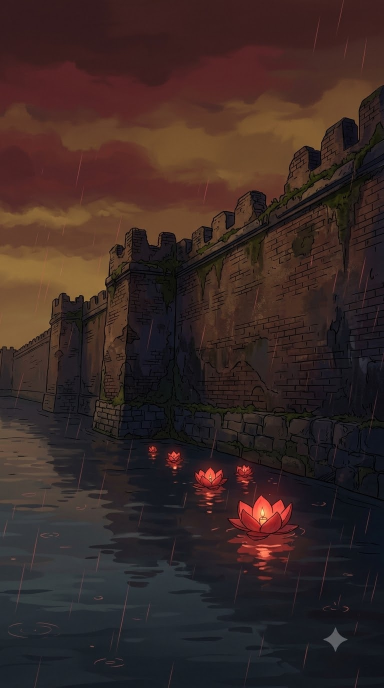
#> input picture history/projects/1858-tieng-sung-dau-tien/images/s001.jpg, 768 x 1376 px (shown at 1/2 size)
$ python -i layers.py   (imports and definitions only)
#> lines starting #> are read from the running program, lines starting #| are printed output that depends on the picture; after the words box and inside, x2 and y2 are one past the last pixel; in counts of white or black regions, pixels touching at a corner belong together
#> further down, picture is the input picture: shape (1376, 768, 3); mean B, G, R 37.4, 40.3, 57.2
"""Layered "cut-out" animation for one shot -> short MP4 (no AI video).

A shot is a stack of layers, back to front. Each layer moves on keyframes, so
the motion is smooth and exact (nothing is "guessed" like AI video):

  image   a picture (background, character, prop). "cut" removes its plain
          background: "border" (flood-fill the flat colour touching the edges,
          e.g. Flow character sheets on beige) or "green" (chroma key).
          keys:  [{t, x, y, s, a, r}]  position (0..1 of frame), scale, alpha, rotation (deg)
          breathe: 0.006      tiny vertical scale pulse (a standing person breathing)
          sway: {deg, speed, pivot:[px,py]}   rotation wobble (flags, paper, a body leaning)
          flutter: {deg, speed}               fast irregular spin (paper in wind)
          parallax: 1.0       how strongly the camera move affects this layer (near > 1)
  path    a line drawn progressively (a route on a map): points (0..1), draw [t0, t1],
          color [b,g,r], width, dash, head (true = dot, "arrow" = arrowhead), glow,
          icon ("ship" | "banner" | {kind, size, color, lift} | {path, cut, size}) riding the tip,
          target (true | {radius, color, period}) = pulsing ring at the end once the line arrives.
          Several path layers = several routes (brick red [45,45,185] = invaders, indigo [130,60,40] = Vietnamese).
  camera  {"push": 0.04, "pan": [dx, dy]} over the whole shot, with per-layer parallax

Usage:
  python -I layers.py --spec spec.json --base <dir for relative paths> --out s012.mp4 \
      --dur 3.4 --fps 30 --size 1080x1920 --ffmpeg ffmpeg
"""
import argparse, json, math, os, subprocess, sys

import cv2
import numpy as np


def smooth(x):
    x = min(1.0, max(0.0, x))
    return x * x * (3 - 2 * x)


# [24 lines left out: function interp_keys, not called in this run]


# ---------------------------------------------------------------- cutouts

def cut_border(img, tol=26, feather=1.2):
    """Remove the flat background colour connected to the image border."""
#> called with tol = 26, feather = 1.2
    h, w = img.shape[:2]
#> h = 1376; w = 768
    lab = cv2.cvtColor(img, cv2.COLOR_BGR2LAB).astype(np.float32)
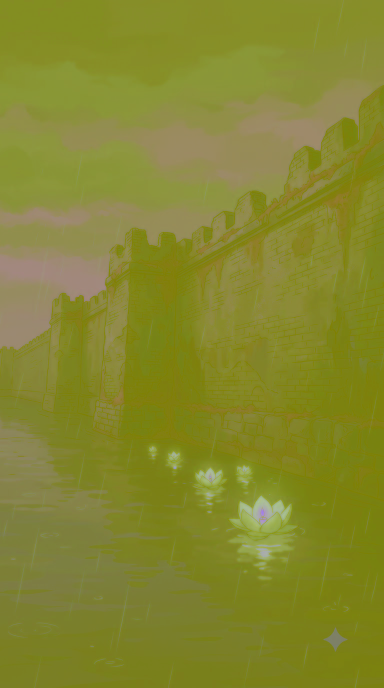
#> lab: shape (1376, 768, 3) float32 (shown at 1/2 size); mean B, G, R 46.4, 135.4, 133.2
    edge = np.concatenate([lab[0], lab[-1], lab[:, 0], lab[:, -1]])
    bg = np.median(edge, axis=0)
#> bg = [36, 132, 126]
    dist = np.linalg.norm(lab - bg, axis=2)
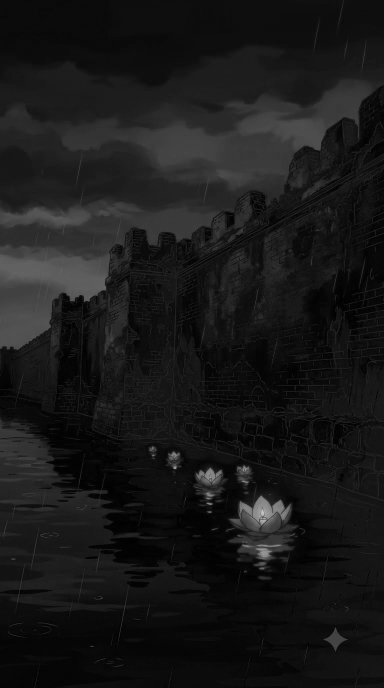
#> dist: shape (1376, 768) float32 (shown at 1/2 size); min 0, max 204.3, mean 24.8
    cand = (dist < tol).astype(np.uint8)
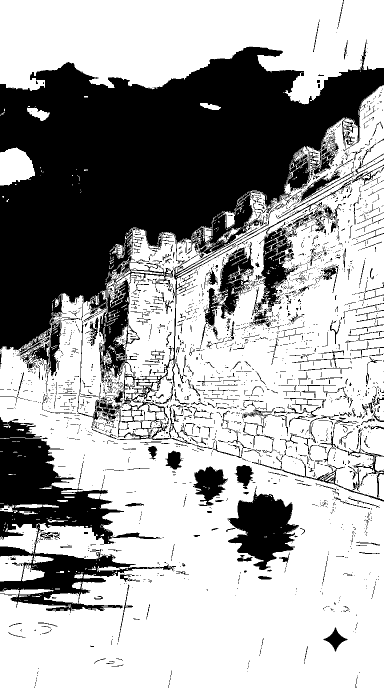
#> cand: shape (1376, 768) (shown at 1/2 size); values 0 (black) and 1 (white), 65.1% white; 3139 black regions (2746 under 20 px), largest, box (x1, y1, x2, y2) and area: (0, 79, 768, 811) 252871, (0, 834, 352, 1226) 43441, (455, 972, 598, 1140) 12588
    # keep only background-coloured pixels connected to the border
    mask = np.zeros((h + 2, w + 2), np.uint8)
    fill = cand.copy()
    for (x, y) in [(0, 0), (w - 1, 0), (0, h - 1), (w - 1, h - 1)] + [(x, 0) for x in range(0, w, 16)] + \
            [(x, h - 1) for x in range(0, w, 16)] + [(0, y) for y in range(0, h, 16)] + [(w - 1, y) for y in range(0, h, 16)]:
        if fill[y, x] == 1:
            cv2.floodFill(fill, mask, (x, y), 2)
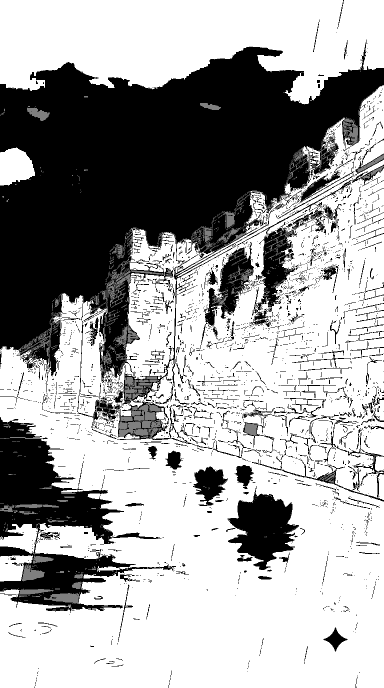
#> fill: shape (1376, 768) (shown at 1/2 size); min 0, max 2, mean 1.28; drawn with min black and max white
    bgmask = (fill == 2).astype(np.uint8)
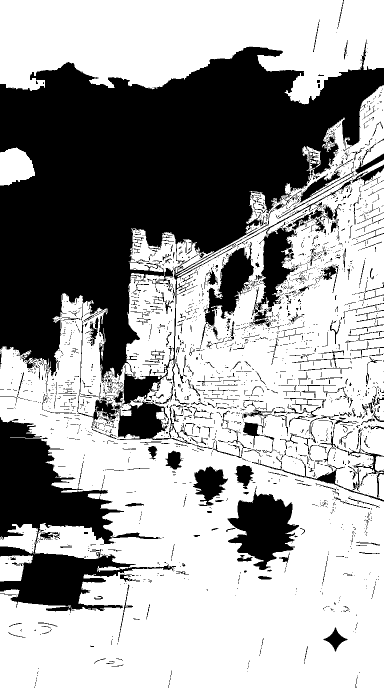
#> bgmask: shape (1376, 768) (shown at 1/2 size); values 0 (black) and 1 (white), 62.7% white; 2998 black regions (2612 under 20 px), largest, box (x1, y1, x2, y2) and area: (0, 79, 768, 811) 266276, (0, 834, 352, 1226) 48607, (455, 972, 598, 1140) 12662
    # drop specks inside the figure, then soften the edge a little
    bgmask = cv2.morphologyEx(bgmask, cv2.MORPH_OPEN, np.ones((3, 3), np.uint8))
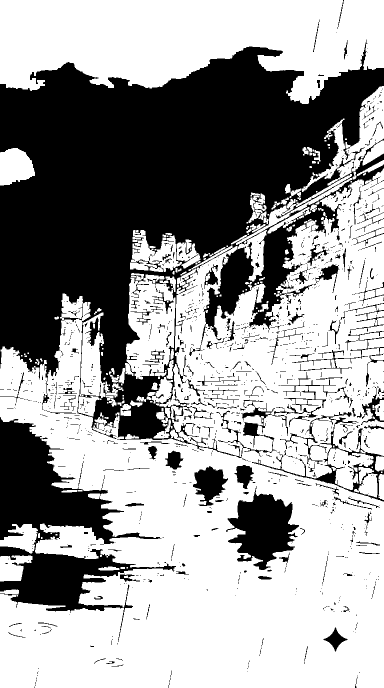
#> bgmask: shape (1376, 768) (shown at 1/2 size); values 0 (black) and 1 (white), 61.2% white; 1193 black regions (979 under 20 px), largest, box (x1, y1, x2, y2) and area: (0, 79, 768, 916) 313035, (0, 834, 352, 1284) 50344, (452, 972, 598, 1140) 13046
    alpha = 1.0 - bgmask.astype(np.float32)
    alpha = cv2.erode(alpha, np.ones((3, 3), np.uint8))   # drop the light fringe, keep the ink outline
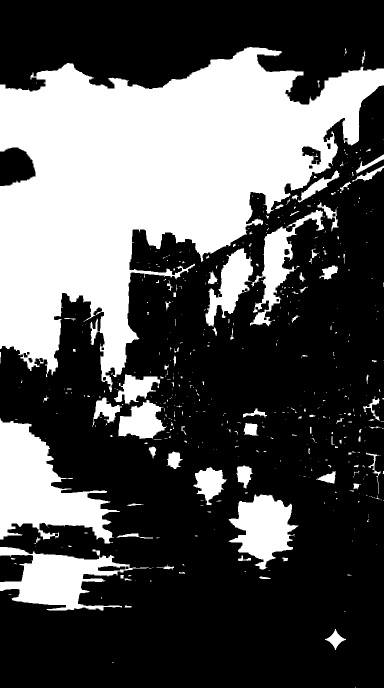
#> alpha: shape (1376, 768) float32 (shown at 1/2 size); values 0 (black) and 1 (white), 33.7% white; 503 white regions (410 under 20 px), largest, box (x1, y1, x2, y2) and area: (0, 94, 768, 784) 259562, (0, 836, 240, 1087) 28780, (0, 1094, 303, 1221) 16496
    if feather:
        alpha = cv2.GaussianBlur(alpha, (0, 0), feather)
    return alpha


# [67 lines left out: functions cut_green, load_layer_image, split_parts, affine, not called in this run]


def compose(M2, M1):
    a = np.vstack([M2, [0, 0, 1]]) @ np.vstack([M1, [0, 0, 1]])
    return a[:2]


# [275 lines left out: functions blend, catmull_rom, path_canvas, vector_icon, path_extras, main, not called in this run]


# [2 lines not run here, left out]

>>> import cv2
>>> picture = cv2.imread('../projects/1858-tieng-sung-dau-tien/images/s001.jpg')
>>> result = cut_border(picture)

$ run again, on history/projects/1858-tieng-sung-dau-tien/images/s010.jpg
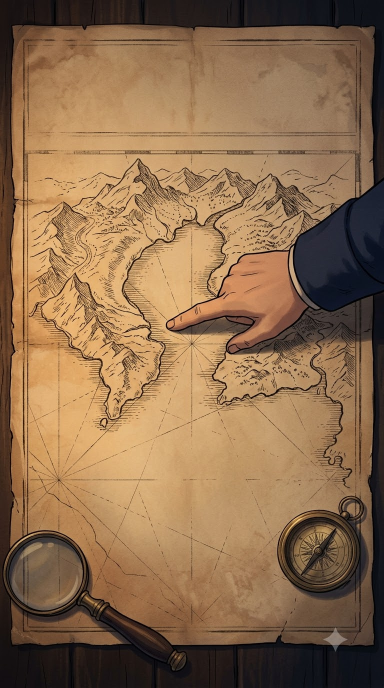
#> input picture history/projects/1858-tieng-sung-dau-tien/images/s010.jpg, 768 x 1376 px (shown at 1/2 size)
#> picture is the input picture: shape (1376, 768, 3); mean B, G, R 77.1, 108.4, 140.3
#> bg = [21, 131, 129]
#> cand: shape (1376, 768); values 0 (black) and 1 (white), 19.1% white; 2096 white regions (1979 under 20 px), largest, box (x1, y1, x2, y2) and area: (0, 0, 768, 1376) 178977, (555, 991, 732, 1212) 3842, (569, 1034, 706, 1170) 3375
#> after the loop in cut_border, `for (x, y) in [(0, 0), (w - 1, 0), (0, h - 1), (w - 1, h - 1)] + [(x, ..`:
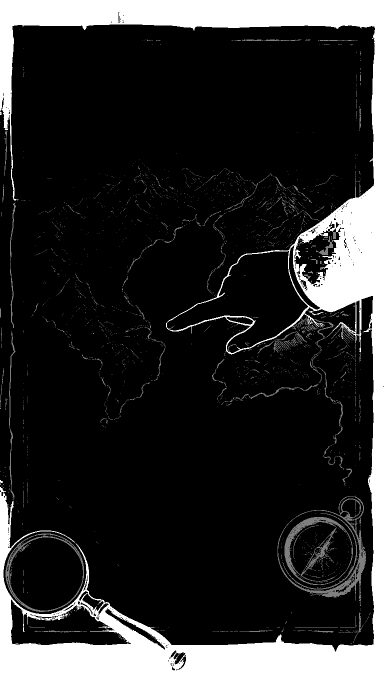
#> fill: shape (1376, 768) (shown at 1/2 size); min 0, max 2, mean 0.359; drawn with min black and max white
#> in cut_border, `alpha = cv2.erode(alpha, np.ones((3, 3), np.uint8))`:
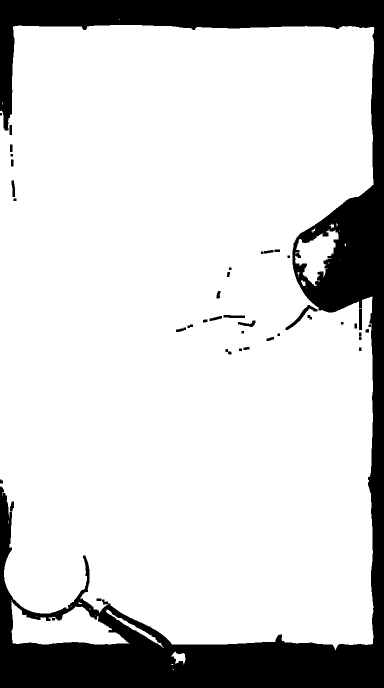
#> alpha: shape (1376, 768) float32 (shown at 1/2 size); values 0 (black) and 1 (white), 82.7% white; 41 black regions, largest, box (x1, y1, x2, y2) and area: (0, 0, 768, 1376) 179851, (571, 610, 635, 660) 541, (718, 618, 724, 660) 252

$ run again, on history/projects/1858-tieng-sung-dau-tien/images/s011.jpg
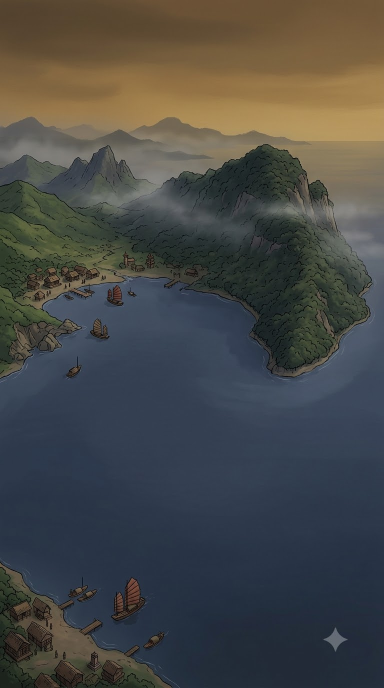
#> input picture history/projects/1858-tieng-sung-dau-tien/images/s011.jpg, 768 x 1376 px (shown at 1/2 size)
#> picture is the input picture: shape (1376, 768, 3); mean B, G, R 71, 72.7, 71.7
#> bg = [76, 129, 132]
#> in cut_border, `cand = (dist < tol).astype(np.uint8)`:
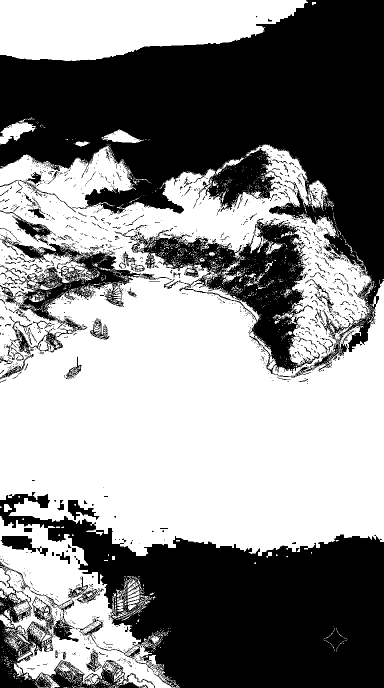
#> cand: shape (1376, 768) (shown at 1/2 size); values 0 (black) and 1 (white), 54.3% white; 1775 black regions (1626 under 20 px), largest, box (x1, y1, x2, y2) and area: (0, 0, 768, 755) 275669, (0, 984, 768, 1376) 156219, (0, 483, 344, 710) 15734
#> in cut_border, `alpha = cv2.erode(alpha, np.ones((3, 3), np.uint8))`:
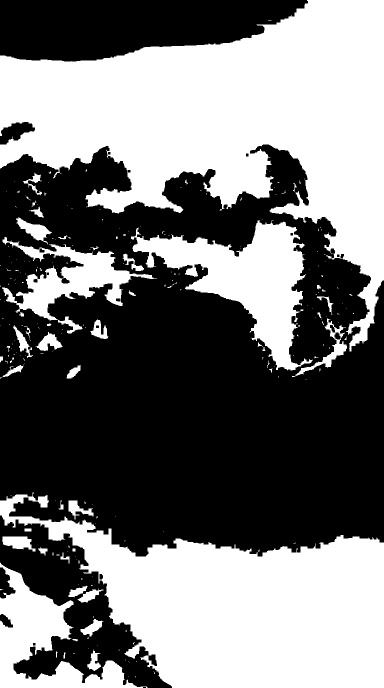
#> alpha: shape (1376, 768) float32 (shown at 1/2 size); values 0 (black) and 1 (white), 47% white; 248 white regions (200 under 20 px), largest, box (x1, y1, x2, y2) and area: (0, 0, 768, 703) 241256, (0, 985, 768, 1376) 157298, (262, 440, 626, 741) 40993

$ run again, on history/projects/1858-tieng-sung-dau-tien/images/s012.jpg
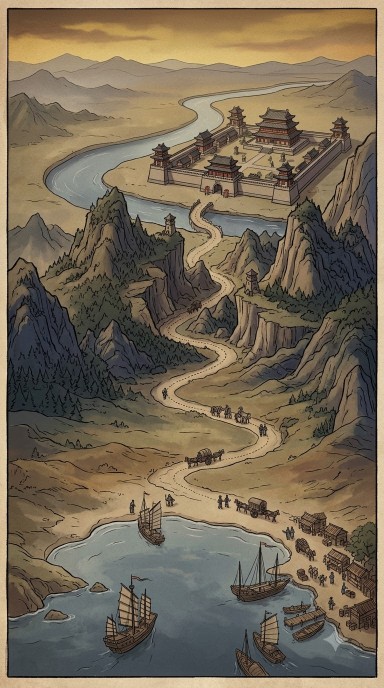
#> input picture history/projects/1858-tieng-sung-dau-tien/images/s012.jpg, 768 x 1376 px (shown at 1/2 size)
#> picture is the input picture: shape (1376, 768, 3); mean B, G, R 86.4, 105.8, 118.2
#> bg = [201, 131, 149]
#> cand: shape (1376, 768); values 0 (black) and 1 (white), 9.5% white; 1595 white regions (1539 under 20 px), largest, box (x1, y1, x2, y2) and area: (0, 0, 768, 1376) 62174, (23, 83, 610, 135) 13759, (290, 926, 544, 1061) 8113
#> in cut_border, `alpha = cv2.erode(alpha, np.ones((3, 3), np.uint8))`:
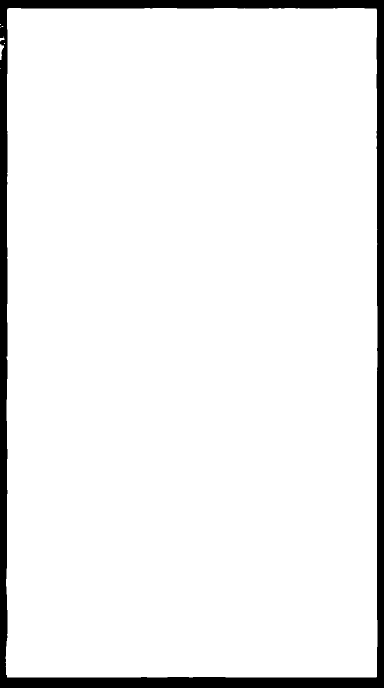
#> alpha: shape (1376, 768) float32 (shown at 1/2 size); values 0 (black) and 1 (white), 93.7% white; 1 black region, box (x1, y1, x2, y2) and area: (0, 0, 768, 1376) 66494
